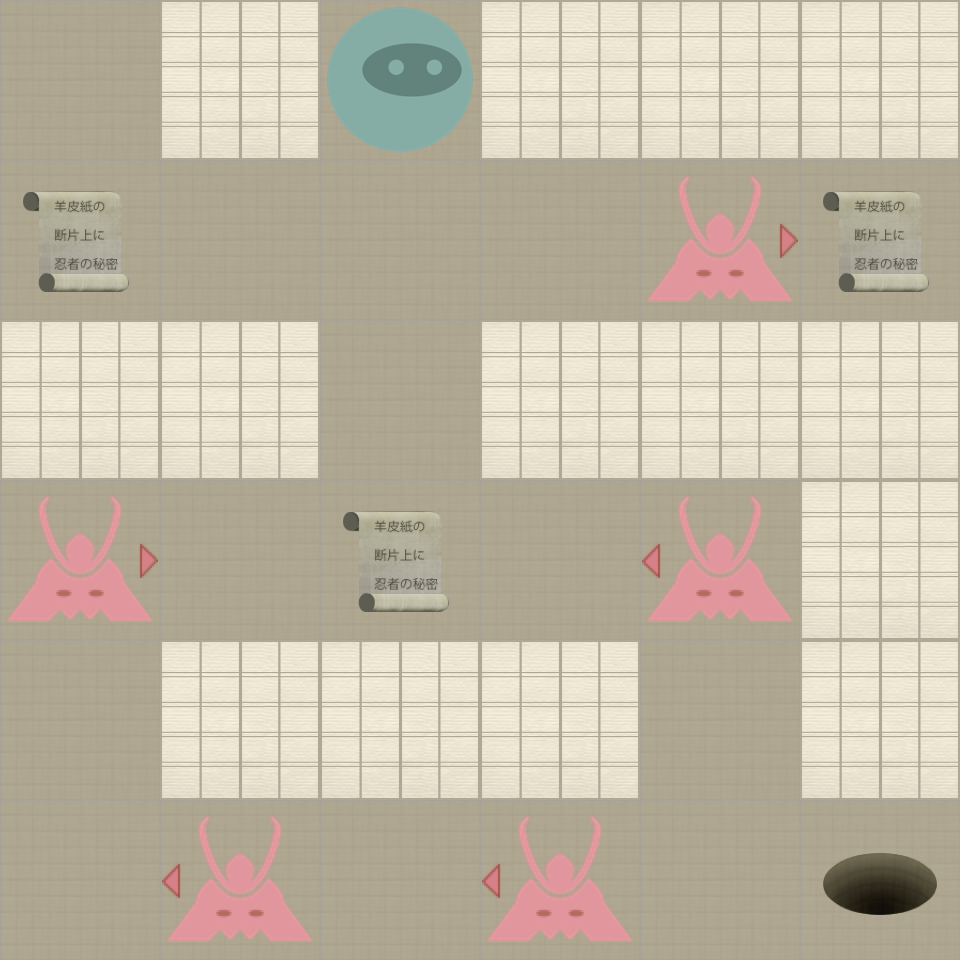

A 2D game scene composited from a Tiled map and its tileset images. What follows is a short description and the map's XML, with each tile layer's data collapsed to a summary:
An orthogonal 6x6 tile map with 160x160 px tiles, 2 tile layers (Level, Actors).

<map version="1.0" orientation="orthogonal" width="6" height="6" tilewidth="160" tileheight="160">
 <properties>
  <property name="moves" value="12" />
 </properties>
 <tileset firstgid="1" name="tiles" tilewidth="160" tileheight="160" spacing="2" margin="2">
  <image source="tiles-ipadhd.png" width="1024" height="1024" />
  <tile id="0">
   <properties>
    <property name="actor" value="exit" />
   </properties>
  </tile>
  <tile id="2">
   <properties>
    <property name="actor" value="guard" />
    <property name="direction" value="down" />
   </properties>
  </tile>
  <tile id="3">
   <properties>
    <property name="actor" value="guard" />
    <property name="direction" value="left" />
   </properties>
  </tile>
  <tile id="4">
   <properties>
    <property name="actor" value="guard" />
    <property name="direction" value="right" />
   </properties>
  </tile>
  <tile id="5">
   <properties>
    <property name="actor" value="guard" />
    <property name="direction" value="up" />
   </properties>
  </tile>
  <tile id="7">
   <properties>
    <property name="actor" value="player" />
   </properties>
  </tile>
  <tile id="8">
   <properties>
    <property name="actor" value="scroll" />
   </properties>
  </tile>
  <tile id="9">
   <properties>
    <property name="wall" value="1" />
   </properties>
  </tile>
 </tileset>
 <layer name="Level" width="6" height="6">
  <data>[36 cells, 36 non-empty, 2 distinct tile ids]</data>
 </layer>
 <layer name="Actors" width="6" height="6">
  <data>[36 cells, 10 non-empty, 5 distinct tile ids]</data>
 </layer>
</map>
